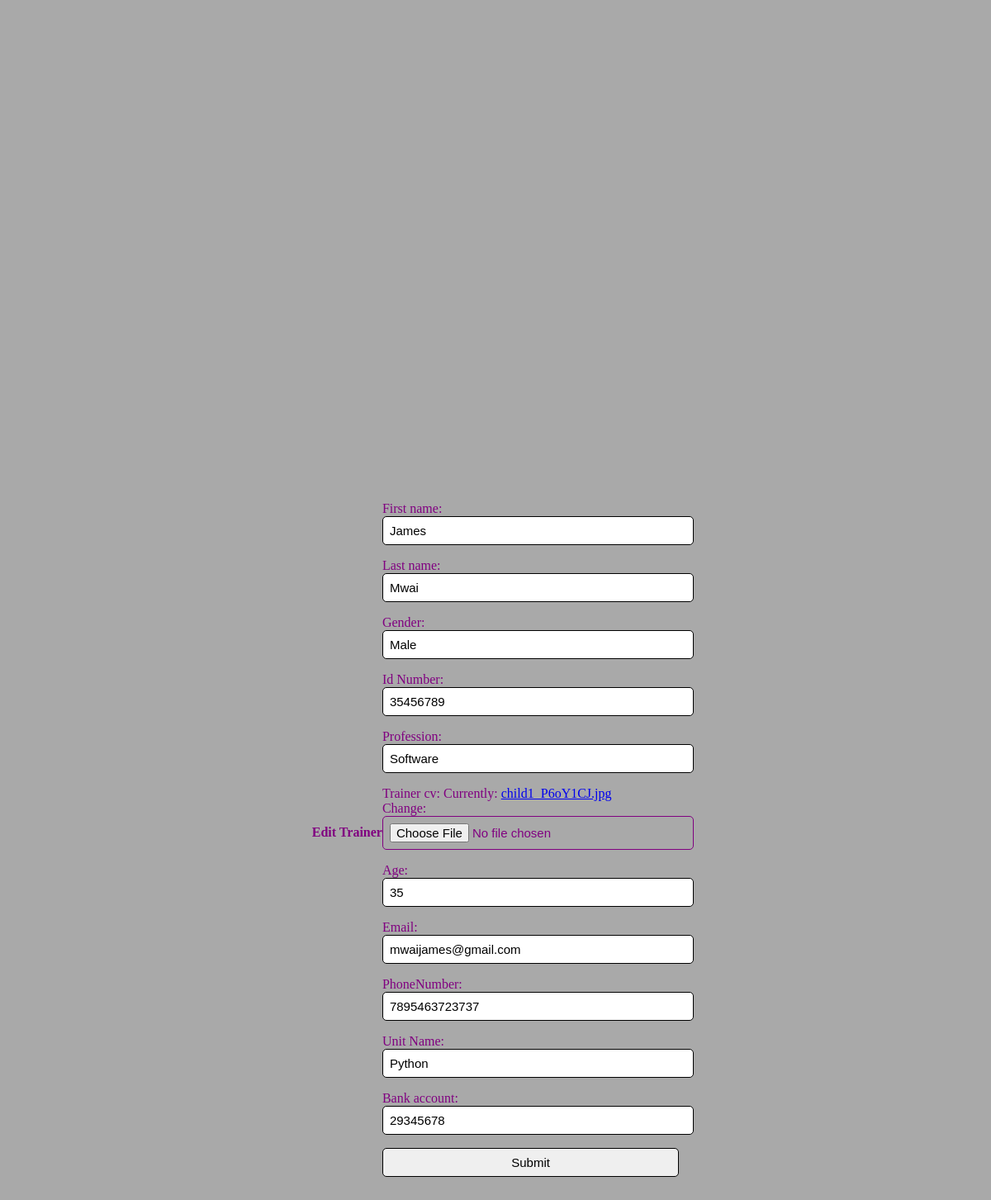
Screenshot of /Trainer/edit/1/ with the database file from the repository.
### Trainer/models.py (models this page shows)
class Trainer(models.Model):
    first_name=models.CharField(max_length=10,default=23,null=True,blank=True)
    last_name=models.CharField(max_length=10,default=20,null=True,blank=True)
    gender=models.CharField(max_length=12,default=30,null=True,blank=True)
    id_Number=models.CharField(max_length=12,default=35,null=True,blank=True)
    profession=models.CharField(max_length=10,default=45,null=True,blank=True)
    trainer_cv=models.FileField()
    age=models.CharField(max_length=12,default=24,null=True,blank=True)
    email=models.EmailField(max_length=20,default=30,null=True,blank=True)
    phoneNumber=models.PositiveIntegerField(max_length=13,default=41,null=True,blank=True)
    Unit_Name=models.CharField(max_length=10,default=23,null=True,blank=True)
    Bank_account=models.CharField(max_length=14,default=29,null=True,blank=True)

### Trainer/views.py (the view)
# urls.py: path("edit/<int:id>/", edit_trainer, name="edit_trainer"),
def  edit_trainer(request,id):
     trainer=Trainer.objects.get(id=id)
     if request.method=="POST":
          form=Trainerregistrationform(request.POST,instance=trainer)
          if form.is_valid():
               form.save()
     else:
          form=Trainerregistrationform(instance=trainer)
          return render(request,"edit_trainer.html",{"form":form})

### Trainer/forms.py
class Trainerregistrationform(forms.ModelForm):
    class Meta:
        model=Trainer
        fields="__all__"

### Trainer/templates/edit_trainer.html (shortened to what this page needs)
<!DOCTYPE html>
<html lang="en">
<head>
</head>
<body>
    <h4>Edit Trainer</h4>
    <form method="POST">
        {{form.as_p}}
        <input type="submit">
</form>
</body>
</html>

### Trainer/templates/edit_trainer.html (style rules this page uses)
body { background-color: darkgray; padding: 50; align-items: center; height: 250vh; display: flex; justify-content: center; color: purple; }
input { width: 100%; outline: none; border: 1px solid ; font-size: 15px; padding: 8px 8px; border-radius: 5px; }

### rows the page displays
Trainer: first_name "James", last_name "Mwai", gender "Male", id_Number "35456789", profession "Software", age "35", email "mwaijames@gmail.com", phoneNumber "7895463723737", Unit_Name "Python", Bank_account "29345678"
